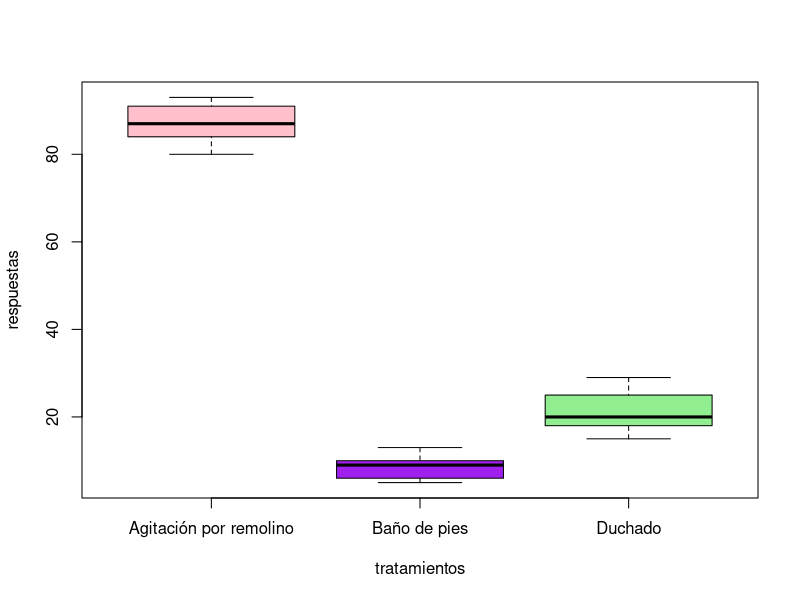

The R source for this figure:
#Se compararon tres métodos para reducir la flora bacteriana de la piel. Los conteos
#de las bacterias se efectuaron en el pie derecho de las personas antes y después
#del tratamiento. La variable respuesta fué el porcentaje de disminución de las
#bacterias

#\begin{table}[ht]
#\centering
#\begin{tabular}{|l|*{9}{c|}} % Se agregó un asterisco (*) para especificar que hay nueve columnas de tipo 'c'
#\toprule
#Método & \multicolumn{9}{c|}{Repeticiones}\\ % Se especifica que la multicolumna debe tener nueve columnas
#\midrule
#Agitación por remolino & 91 & 87 & 88 & 84 & 86 & 80 & 92 & 81 & 93\\
#Duchado                & 18 & 22 & 20 & 29 & 25 & 16 & 15 & 26 & 19\\
#Baño de pies            &  6 &  6 &  8 &  9 & 13 & 10 & 12 &  5 &  9\\
#\bottomrule
#\end{tabular}
#\caption{Ejemplo de tabla con \texttt{booktabs}}
#\label{tab:ejemplo}
#\end{table}

#El objetivo del experimento es esstablecer si hay diferencias entre los efectos de los
#tratamientos sobre la variable respuesta. Para este fin, de respuesta a las siguientes
#preguntas:
  #a) Realice un análisis descriptivo en el pueda darse una idea del efecto de
#los tratamientos sobre la variable respuesta. Interprete en el contexto del
#problema.
#b) Especificar el diseño y el modelo para analizar estos datos.
#c) Describir los factores, los niveles, las unidades experimentales y la variable
#de respuesta.
#d) Efectuar el ANOVA correspondiente al modelo y haga un diagnóstico com-
  #pleto del modelo.
#e) Interpretar la prueba F si usted considera que esto es adecuado. Caso contra-
  #rio, realice un procedimiento estadístico adecuado que le permita concluir
#sobre el objetivo del experimento.

#Solucion de GPT-4

# Primero, definimos los datos de los tratamientos y las respuestas correspondientes.
tratamientos = rep(c("Agitación por remolino", "Duchado", "Baño de pies"), c(9, 9, 9))
respuestas = c(91, 87, 88, 84, 86, 80, 92, 81, 93,
               18, 22, 20, 29, 25, 16, 15, 26, 19,
               6,  6,  8,  9, 13, 10, 12,  5,  9)

# Creamos un dataframe que combina los vectores de tratamientos y respuestas.
datos = data.frame(tratamientos, respuestas)

# Usamos la función attach() para poder referirnos a las columnas del dataframe por su nombre.
attach(datos)

# Generamos un boxplot para visualizar la distribución de las respuestas para cada tratamiento.
boxplot(respuestas ~ tratamientos, data = datos, col = c("pink","purple","lightgreen"))

# Realizamos el ANOVA utilizando la función aov().
modelo = aov(respuestas ~ tratamientos, data = datos)

# Mostramos el resumen del modelo.
summary(modelo)

# Calculamos los residuos del modelo.
residuos = residuals(modelo)

# Realizamos la prueba de Shapiro-Wilk para verificar la normalidad de los residuos.
shapiro.test(residuos)

# Si el valor p obtenido de la prueba de Shapiro-Wilk es menor que 0.05, entonces los residuos no siguen una distribución normal.
# En este caso, podríamos considerar transformar los datos o usar un modelo de regresión no paramétrico.

# Realizamos la prueba de Levene para verificar la homocedasticidad de los residuos.
#install.packages("car")
require(car)
leveneTest(respuestas ~ tratamientos, data = datos)

# Si el valor p obtenido de la prueba de Levene es menor que 0.05, entonces los residuos no tienen varianzas iguales.
# En este caso, podríamos considerar transformar los datos o usar un modelo de regresión no paramétrico.

# Finalmente, interpretamos el resultado del ANOVA.
# Si el valor p obtenido del ANOVA es menor que 0.05, entonces al menos uno de los tratamientos tiene un efecto significativo en la disminución de las bacterias.


